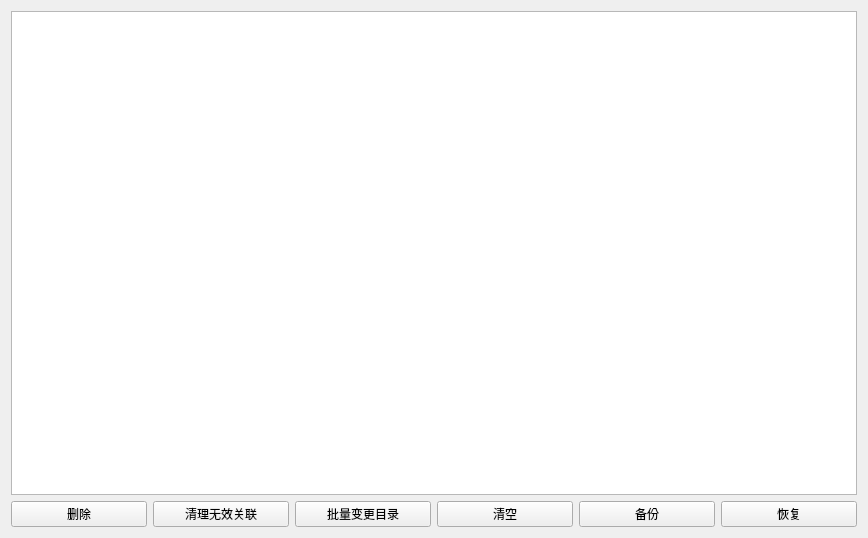
<?xml version="1.0" encoding="UTF-8"?>
<ui version="4.0">
 <class>LocalSongLyricsDBManager</class>
 <widget class="QWidget" name="LocalSongLyricsDBManager">
  <property name="geometry">
   <rect>
    <x>0</x>
    <y>0</y>
    <width>868</width>
    <height>538</height>
   </rect>
  </property>
  <property name="windowTitle">
   <string>歌词关联管理器</string>
  </property>
  <property name="windowIcon">
   <iconset resource="../../res/resource.qrc">
    <normaloff>:/LDDC/img/icon/logo.png</normaloff>:/LDDC/img/icon/logo.png</iconset>
  </property>
  <layout class="QGridLayout" name="gridLayout">
   <item row="1" column="2">
    <widget class="QPushButton" name="change_dir_button">
     <property name="text">
      <string>批量变更目录</string>
     </property>
    </widget>
   </item>
   <item row="1" column="1">
    <widget class="QPushButton" name="clear_button">
     <property name="text">
      <string>清理无效关联</string>
     </property>
    </widget>
   </item>
   <item row="1" column="0">
    <widget class="QPushButton" name="delete_button">
     <property name="text">
      <string>删除</string>
     </property>
    </widget>
   </item>
   <item row="1" column="3">
    <widget class="QPushButton" name="delete_all_button">
     <property name="text">
      <string>清空</string>
     </property>
    </widget>
   </item>
   <item row="0" column="0" colspan="6">
    <widget class="ProportionallyStretchedTableWidget" name="data_table">
     <property name="editTriggers">
      <set>QAbstractItemView::EditTrigger::NoEditTriggers</set>
     </property>
     <property name="selectionMode">
      <enum>QAbstractItemView::SelectionMode::MultiSelection</enum>
     </property>
     <property name="selectionBehavior">
      <enum>QAbstractItemView::SelectionBehavior::SelectRows</enum>
     </property>
    </widget>
   </item>
   <item row="1" column="5">
    <widget class="QPushButton" name="restore_button">
     <property name="text">
      <string>恢复</string>
     </property>
    </widget>
   </item>
   <item row="1" column="4">
    <widget class="QPushButton" name="backup_button">
     <property name="text">
      <string>备份</string>
     </property>
    </widget>
   </item>
  </layout>
 </widget>
 <customwidgets>
  <customwidget>
   <class>ProportionallyStretchedTableWidget</class>
   <extends>QTableWidget</extends>
   <header>ui.custom_widgets</header>
  </customwidget>
 </customwidgets>
 <resources>
  <include location="../../res/resource.qrc"/>
 </resources>
 <connections/>
</ui>
